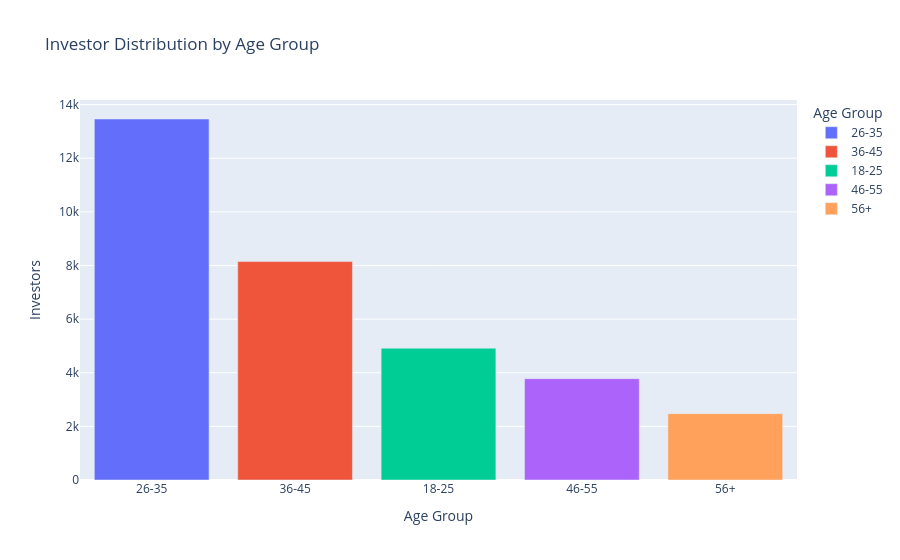

Notebook code for this chart:
### Code cell
import plotly.express as px

age_count = investor["age_group"].value_counts().reset_index()
age_count.columns = ["Age Group", "Investors"]

fig = px.bar(
    age_count,
    x="Age Group",
    y="Investors",
    color="Age Group",
    title="Investor Distribution by Age Group"
)

fig.show()

### Figure 1 — Plotly figure (JSON) as saved in the notebook; plotly's stock layout.template omitted (floating-point values rounded to 4 significant figures)
{"data": [{"hovertemplate": "Age Group=%{x}<br>Investors=%{y}<extra></extra>", "legendgroup": "26-35", "marker": {"color": "#636efa", "pattern": {"shape": ""}}, "name": "26-35", "orientation": "v", "showlegend": true, "textposition": "auto", "type": "bar", "x": ["26-35"], "xaxis": "x", "y": [13463], "yaxis": "y"}, {"hovertemplate": "Age Group=%{x}<br>Investors=%{y}<extra></extra>", "legendgroup": "36-45", "marker": {"color": "#EF553B", "pattern": {"shape": ""}}, "name": "36-45", "orientation": "v", "showlegend": true, "textposition": "auto", "type": "bar", "x": ["36-45"], "xaxis": "x", "y": [8146], "yaxis": "y"}, {"hovertemplate": "Age Group=%{x}<br>Investors=%{y}<extra></extra>", "legendgroup": "18-25", "marker": {"color": "#00cc96", "pattern": {"shape": ""}}, "name": "18-25", "orientation": "v", "showlegend": true, "textposition": "auto", "type": "bar", "x": ["18-25"], "xaxis": "x", "y": [4916], "yaxis": "y"}, {"hovertemplate": "Age Group=%{x}<br>Investors=%{y}<extra></extra>", "legendgroup": "46-55", "marker": {"color": "#ab63fa", "pattern": {"shape": ""}}, "name": "46-55", "orientation": "v", "showlegend": true, "textposition": "auto", "type": "bar", "x": ["46-55"], "xaxis": "x", "y": [3779], "yaxis": "y"}, {"hovertemplate": "Age Group=%{x}<br>Investors=%{y}<extra></extra>", "legendgroup": "56+", "marker": {"color": "#FFA15A", "pattern": {"shape": ""}}, "name": "56+", "orientation": "v", "showlegend": true, "textposition": "auto", "type": "bar", "x": ["56+"], "xaxis": "x", "y": [2474], "yaxis": "y"}], "layout": {"barmode": "relative", "legend": {"title": {"text": "Age Group"}, "tracegroupgap": 0}, "title": {"text": "Investor Distribution by Age Group"}, "xaxis": {"anchor": "y", "categoryarray": ["26-35", "36-45", "18-25", "46-55", "56+"], "categoryorder": "array", "domain": [0, 1], "title": {"text": "Age Group"}}, "yaxis": {"anchor": "x", "domain": [0, 1], "title": {"text": "Investors"}}}}
